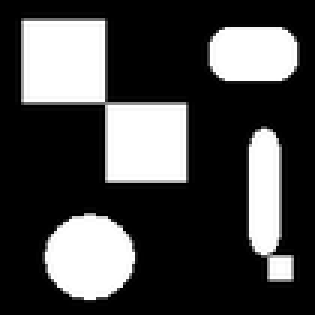
%> input picture cw8/indeks2.bmp, 105 x 105 px, shrunk from 128 x 128 before the run (shown 3 times larger)
$ octave cw8_2.m   (GNU Octave 9; MATLAB toolbox functions it lacks are replaced by stand-ins)
%> lines starting %> are read from the running program, lines starting %| are printed output that depends on the picture
clear all;
close all;


im_2 = imread('indeks2.bmp');
%> im_2 is the input picture: size 105x105 uint8; min 0, max 255, mean 72.2

figure(1);
imshow(im_2, []);

figure(2);

subplot(2,1,1);
imshow(bwlabel(im_2,4),[]);
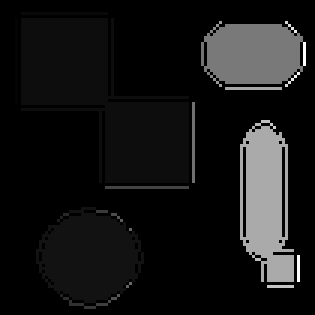
%> displayed picture: size 105x105, on the screen's scale of 0 to 255 (shown 3 times larger); min 0, max 255, mean 21.8
title('4 sasiadow');
subplot(2,1,2);

imshow(bwlabel(im_2),[]);
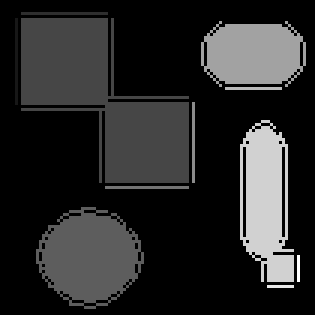
%> displayed picture: size 105x105, on the screen's scale of 0 to 255 (shown 3 times larger); min 0, max 255, mean 40.9
title('8 sasiadow');


figure(3);

im_1 = imread('ksztalty.bmp');
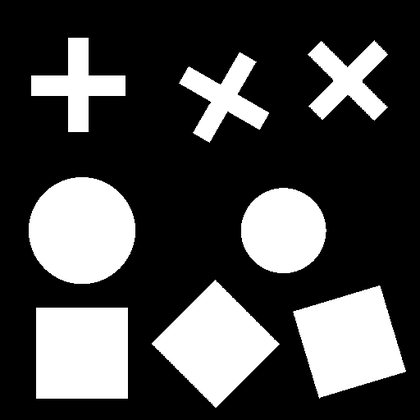
%> input picture cw8/ksztalty.bmp, 420 x 420 px, shrunk from 512 x 512 before the run
%> im_1 is the input picture: size 420x420 uint8; min 0, max 255, mean 71.4

labeled = bwlabel(im_1);
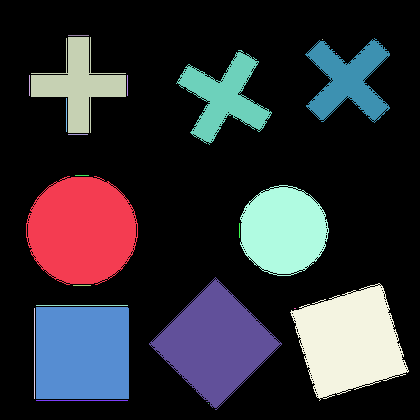
%> labeled: size 420x420 double; 24 distinct labels, from 0 to 23; one colour per label, 0 black


imshow(labeled, []);
r = regionprops(labeled,'Centroid');
%> r = 23 regions; first 5, Centroid: [82.5 231.1], [30 86], [79.1 85.4], [35 354], [82.5 306]
for i=1:length(r)
    text(r(i).Centroid(1),r(i).Centroid(2),['\color{magenta}',num2str(i)]);
end
%> this loop made 23 passes
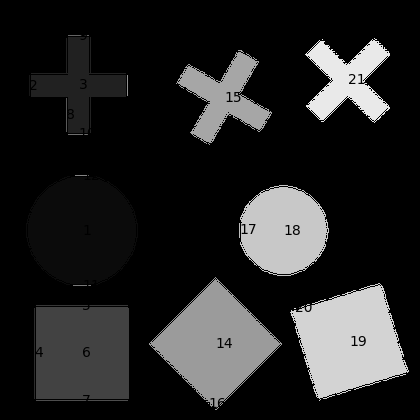
%> figure redrawn from the program's plot data

%> (the run ends here)
